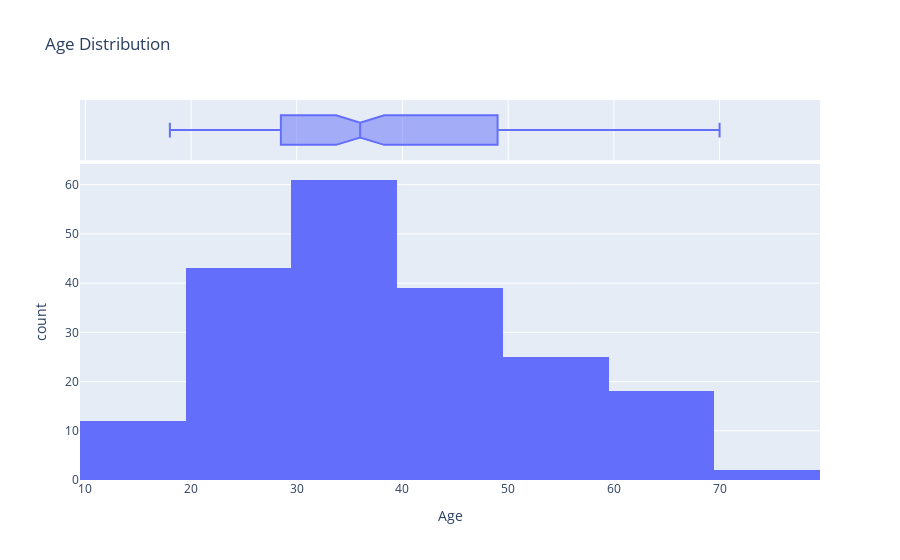

Notebook code cell kept with this figure:
### Code cell
fig = px.histogram(
    df, x="Age", nbins=10, marginal="box",
    title="Age Distribution"
)
fig.show()

### Figure 1 — Plotly figure (JSON) as saved in the notebook; plotly's stock layout.template omitted (floating-point values rounded to 4 significant figures; data arrays with more than 128 entries replaced by an {"elided": "..."} marker saying what was removed)
{"data": [{"alignmentgroup": "True", "bingroup": "x", "hovertemplate": "Age=%{x}<br>count=%{y}<extra></extra>", "legendgroup": "", "marker": {"color": "#636efa"}, "name": "", "nbinsx": 10, "offsetgroup": "", "orientation": "v", "showlegend": false, "type": "histogram", "x": {"elided": "200 int values"}, "xaxis": "x", "yaxis": "y"}, {"alignmentgroup": "True", "hovertemplate": "Age=%{x}<extra></extra>", "legendgroup": "", "marker": {"color": "#636efa"}, "name": "", "notched": true, "offsetgroup": "", "showlegend": false, "type": "box", "x": {"elided": "200 int values"}, "xaxis": "x2", "yaxis": "y2"}], "layout": {"barmode": "relative", "legend": {"tracegroupgap": 0}, "title": {"text": "Age Distribution"}, "xaxis": {"anchor": "y", "domain": [0, 1], "title": {"text": "Age"}}, "xaxis2": {"anchor": "y2", "domain": [0, 1], "matches": "x", "showgrid": true, "showticklabels": false}, "yaxis": {"anchor": "x", "domain": [0, 0.8316], "title": {"text": "count"}}, "yaxis2": {"anchor": "x2", "domain": [0.8416, 1], "matches": "y2", "showgrid": false, "showline": false, "showticklabels": false, "ticks": ""}}}
